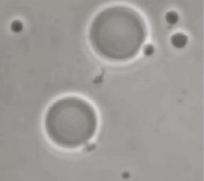
#> input picture otsu.png, 204 x 181 px
$ python test.py
#> lines starting #> are read from the running program, lines starting #| are printed output that depends on the picture; after the words box and inside, x2 and y2 are one past the last pixel; in counts of white or black regions, pixels touching at a corner belong together
import cv2
import numpy as np
from matplotlib import pyplot as plt

# Load the image in grayscale
image_path = 'otsu.png'
image = cv2.imread(image_path, cv2.IMREAD_GRAYSCALE)
#> image: shape (181, 204); min 78, max 228, mean 155.2

# Apply Otsu's thresholding
_, otsu_threshold = cv2.threshold(image, 0, 255, cv2.THRESH_BINARY + cv2.THRESH_OTSU)
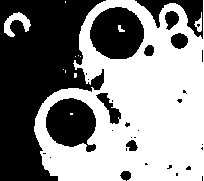
#> otsu_threshold: shape (181, 204); 53.1% white; 32 black regions (22 under 20 px), largest, box (x1, y1, x2, y2) and area: (0, 0, 106, 181) 11228, (90, 7, 144, 59) 2168, (46, 98, 96, 152) 1951

# Display the results
plt.figure(figsize=(10, 5))
plt.subplot(1, 2, 1)
plt.title('Original Image')
plt.imshow(image, cmap='gray')

plt.subplot(1, 2, 2)
plt.title(f'Otsu Threshold (T={_: .2f})')
plt.imshow(otsu_threshold, cmap='gray')
plt.show()
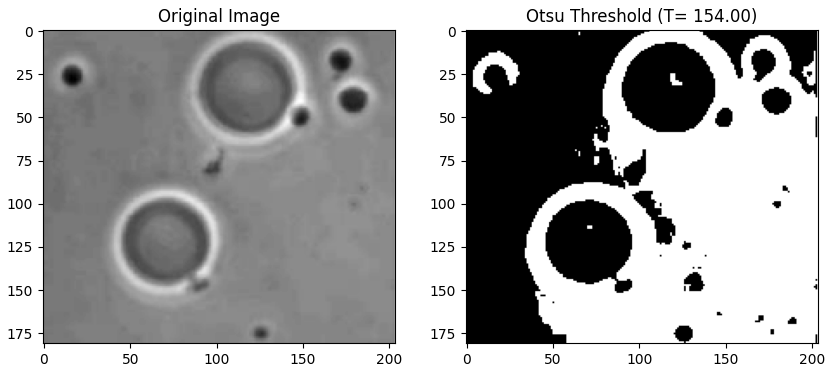
#> figure drawn by matplotlib, 2 panels
